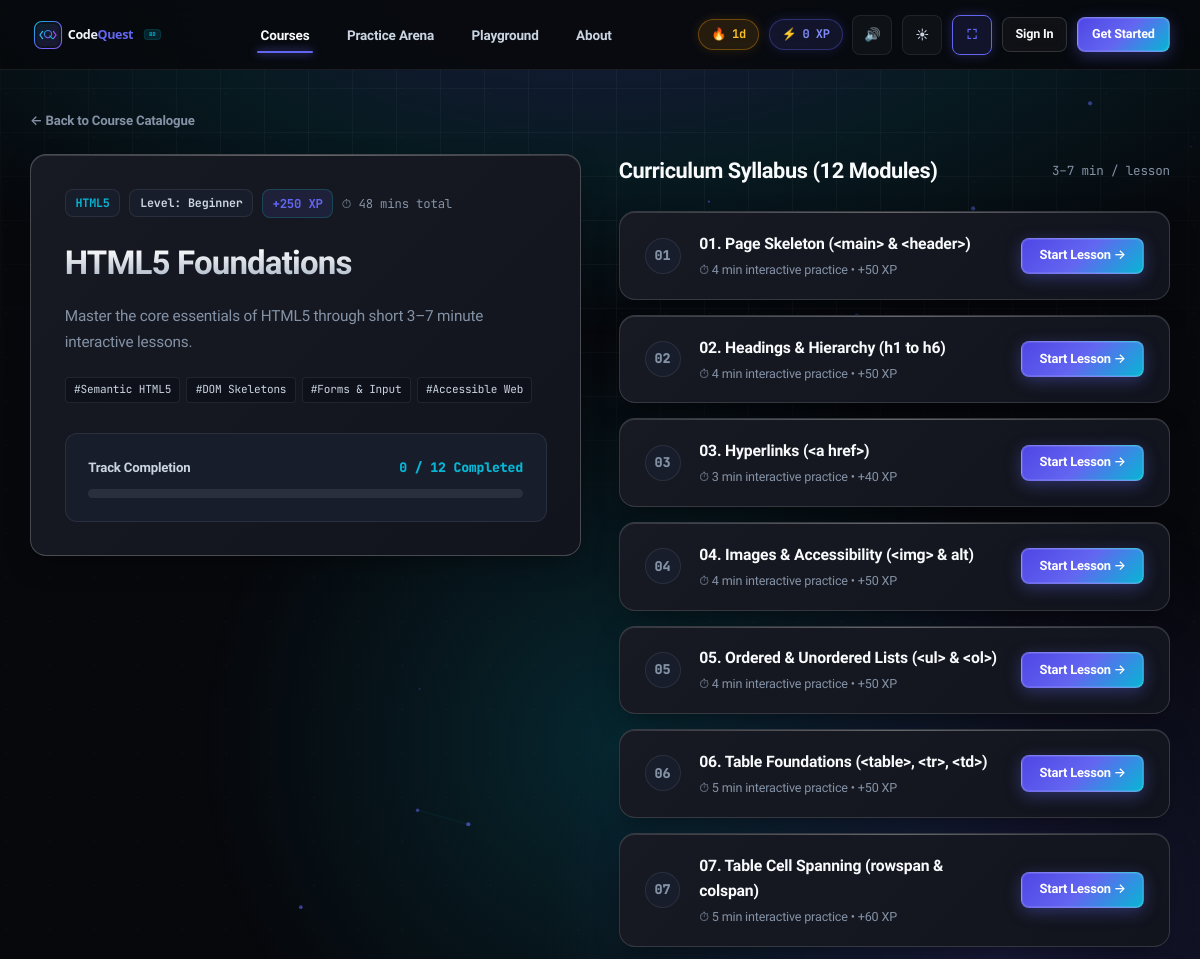
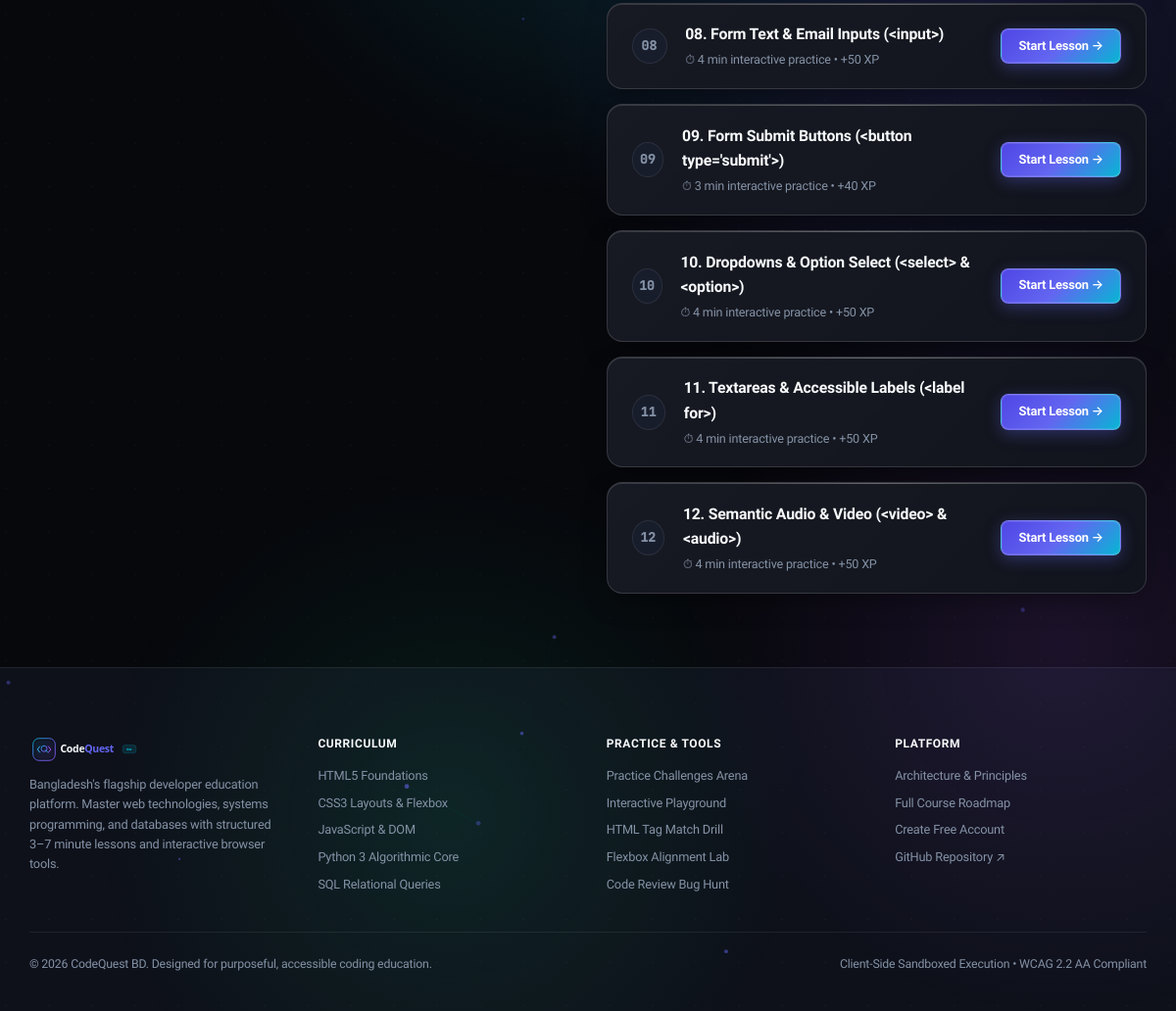
The page /courses/html-core/ on the database its author committed (2 pictures, top to bottom).
### learn/models.py (models this page shows, shortened)
class Course(models.Model):
    language = models.ForeignKey(Language, on_delete=models.CASCADE, related_name="courses")
    title = models.CharField(max_length=160)
    slug = models.SlugField(max_length=160, unique=True)
    description = models.TextField()
    level = models.CharField(max_length=40, default="Beginner")
    order = models.PositiveIntegerField(default=0)
    xp_reward = models.PositiveIntegerField(default=200)
    class Meta:
        ordering = ["order", "id"]
    @property
    def total_minutes(self):
        mins = sum(l.est_minutes for l in self.lessons.all())
        return mins if mins > 0 else 30
    @property
    def tags_list(self):
        tag_map = {
            "html-core": ["Semantic HTML5", "DOM Skeletons", "Forms & Input", "Accessible Web"],
            "css-core": ["Box Model", "Flexbox Pond", "CSS Grid", "Responsive Layouts"],
            "javascript-core": ["DOM Reactivity", "Event Listeners", "Async / Await", "ES6+ Modules"],
            "python-core": ["Algorithmic Logic", "Comprehensions", "OOP & Dictionaries", "Data Pipelines"],
            "sql-core": ["Relational Schemas", "JOIN Algorithms", "Aggregates & Filters", "Query Tuning"],
            "c-lang-stubs": ["Memory & Pointers", "Format Strings", "Structs & Arrays", "Deterministic AST"],
            "c-core": ["Memory & Pointers", "Format Strings", "Structs & Arrays", "Deterministic AST"],
            "java-stubs": ["OOP Hierarchy", "Static Typing", "JVM Memory Model", "Exception Guard"],
            "php-stubs": ["Server Request API", "CRUD Operations", "Header Routing", "Database Bridges"],
            "bash-stubs": ["Linux Pipeline", "Regex & Grep", "Stream Redirection", "Shell Automation"],
        }
        return tag_map.get(self.slug, ["Core Fundamentals", "Syntax Fluency", "Hands-on Labs", "Verified Certificate"])

class Language(models.Model):
    name = models.CharField(max_length=80, unique=True)
    slug = models.SlugField(max_length=80, unique=True)
    short_code = models.CharField(max_length=16, default="CODE")
    category = models.CharField(max_length=80, default="Core Foundations")
    summary = models.CharField(max_length=240)
    icon_svg = models.TextField(blank=True, default="")
    order = models.PositiveIntegerField(default=0)
    is_active = models.BooleanField(default=True)
    class Meta:
        ordering = ["order", "name"]

class Lesson(models.Model):
    EXECUTION_TYPES = [
        ("IFRAME", "HTML/CSS/JS Live Preview (Sandboxed iframe)"),
        ("PYODIDE", "Python 3 Client-Side WASM (Pyodide)"),
        ("SQL", "SQL Browser Database (sql.js WASM)"),
        ("PREDICT", "Predict the Output (C, Java, PHP, Bash)"),
        ("QUIZ", "Fill-the-Blank & Multiple Choice"),
    ]
    course = models.ForeignKey(Course, on_delete=models.CASCADE, related_name="lessons")
    title = models.CharField(max_length=200)
    slug = models.SlugField(max_length=200)
    order = models.PositiveIntegerField(default=1)
    est_minutes = models.PositiveIntegerField(default=5, help_text="Bite-sized duration (3-7 min)")
    xp = models.PositiveIntegerField(default=50)
    execution_type = models.CharField(max_length=20, choices=EXECUTION_TYPES, default="IFRAME")
    body_md = models.TextField(help_text="Short markdown explanation (max ~150 words + diagram/example)")
    diagram_svg = models.TextField(blank=True, default="", help_text="Optional clean inline SVG diagram")
    task_prompt = models.TextField(help_text="Clear single task description")
    starter_code = models.TextField(help_text="Initial code placed in editor")
    solution = models.TextField(help_text="Working solution code")
    tests_json = models.JSONField(
        default=list,
        blank=True,
        help_text="List of test checks: [{'id': 'c1', 'desc': 'Has <h1> tag', 'type': 'dom_exists', 'query': 'h1'}]"
    )
    hints_json = models.JSONField(
        default=list,
        blank=True,
        help_text="Hint ladder: ['Hint 1: Check your syntax', 'Hint 2: Use display: flex']"
    )
    class Meta:
        ordering = ["course__order", "order", "id"]
        unique_together = ("course", "slug")

### learn/views.py (the view)
# urls.py: path("courses/<slug:course_slug>/", views.course_detail, name="course_detail"),
def course_detail(request, course_slug):
    course = get_object_or_404(Course.objects.select_related("language").prefetch_related("lessons"), slug=course_slug)
    lessons = list(course.lessons.all())
    completed_ids = set()
    if request.user.is_authenticated:
        completed_ids = set(
            request.user.progress.filter(lesson__course=course, status="COMPLETED").values_list("lesson_id", flat=True)
        )
    return render(
        request,
        "learn/course_detail.html",
        {
            "course": course,
            "lessons": lessons,
            "completed_ids": completed_ids,
        },
    )

### learn/context_processors.py (called while the page is built, shortened)
def global_stats(request):
    xp = 0
    streak = 1
    completed_ids = []
    return {
        "ADMIN_URL": getattr(settings, "ADMIN_URL", "hidden-core-cms"),
        "user_xp": xp,
        "user_streak": streak,
        "completed_lesson_ids": completed_ids,
        "nav_languages": Language.objects.filter(is_active=True).prefetch_related("courses")[:6],
    }

### templates/learn/course_detail.html (shortened to what this page needs)
{% extends "base.html" %}
{% block content %}
<div class="shell shell-wide" style="padding-top: 2.5rem; padding-bottom: 5rem;">
  <nav aria-label="Breadcrumb" style="margin-bottom: 1.5rem;">
    <a href="{% url 'catalogue' %}" style="font-size: 0.88rem; color: var(--text-muted); text-decoration: none; display: inline-flex; align-items: center; gap: 0.4rem; font-weight: 600;">
      &larr; Back to Course Catalogue
    </a>
  </nav>
  <div style="display: grid; grid-template-columns: repeat(auto-fit, minmax(360px, 1fr)); gap: 2.5rem; align-items: start;">
    <div class="cq-card" style="padding: 2.25rem; border: 1px solid var(--border-strong); position: sticky; top: 90px;">
      <div style="display: flex; flex-wrap: wrap; gap: 0.6rem; align-items: center; margin-bottom: 1.25rem;">
        <span style="font-size: 0.78rem; font-family: var(--font-mono); font-weight: 700; background: var(--bg-panel); border: 1px solid var(--border-subtle); padding: 0.25rem 0.65rem; border-radius: var(--radius-sm); color: var(--accent-secondary);">
          {{ course.language.name }}
        </span>
        <span style="font-size: 0.78rem; font-family: var(--font-mono); font-weight: 700; background: var(--bg-panel); border: 1px solid var(--border-subtle); padding: 0.25rem 0.65rem; border-radius: var(--radius-sm); color: var(--text-secondary);">
          Level: {{ course.level }}
        </span>
        <span style="font-size: 0.82rem; color: var(--accent); font-family: var(--font-mono); font-weight: 700; background: var(--accent-subtle); padding: 0.25rem 0.6rem; border-radius: var(--radius-sm); border: 1px solid rgba(20, 184, 166, 0.25);">
          +{{ course.xp_reward }} XP
        </span>
        <span style="font-size: 0.82rem; color: var(--text-muted); font-family: var(--font-mono);">
          ⏱ {{ course.total_minutes }} mins total
        </span>
      </div>
      <h1 style="font-size: 2.2rem; font-weight: 800; color: var(--text-primary); letter-spacing: -0.025em; margin-bottom: 1rem;" class="headline-gradient">
        {{ course.title }}
      </h1>
      <p style="font-size: 1.02rem; color: var(--text-muted); line-height: 1.65; margin-bottom: 1.5rem;">
        {{ course.description }}
      </p>
      <div style="display: flex; flex-wrap: wrap; gap: 0.4rem; margin-bottom: 2rem;">
        {% for tag in course.tags_list %}
        <span style="font-size: 0.74rem; font-family: var(--font-mono); background: var(--bg-surface); border: 1px solid var(--border-subtle); padding: 0.2rem 0.55rem; border-radius: 4px; color: var(--text-secondary);">
          #{{ tag }}
        </span>
        {% endfor %}
      </div>
      <div style="background: var(--bg-panel); padding: 1.5rem; border-radius: var(--radius-md); border: 1px solid var(--border-subtle);">
        <div style="display: flex; align-items: center; justify-content: space-between; font-size: 0.88rem; margin-bottom: 0.75rem;">
          <span style="color: var(--text-secondary); font-weight: 700;">Track Completion</span>
          <span style="font-family: var(--font-mono); color: var(--accent-secondary); font-weight: 800;">
            {{ completed_ids|length }} / {{ lessons|length }} Completed
          </span>
        </div>
        <div class="progress-bar-bg">
        </div>
      </div>
    </div>
    <div>
      <div style="display: flex; justify-content: space-between; align-items: center; margin-bottom: 1.5rem;">
        <h2 style="font-size: 1.45rem; font-weight: 800; color: var(--text-primary); letter-spacing: -0.02em; margin: 0;">
          Curriculum Syllabus ({{ lessons|length }} Modules)
        </h2>
        <span style="font-size: 0.84rem; color: var(--text-muted); font-family: var(--font-mono);">
          3–7 min / lesson
        </span>
      </div>
      <div style="display: flex; flex-direction: column; gap: 1rem;">
        {% for lesson in lessons %}
        <div class="cq-card cq-card-interactive" style="padding: 1.25rem 1.65rem; display: flex; flex-direction: row; align-items: center; justify-content: space-between; gap: 1rem;">
          <div style="display: flex; align-items: center; gap: 1.25rem;">
            <div style="font-family: var(--font-mono); font-size: 0.9rem; font-weight: 800; width: 36px; height: 36px; border-radius: 50%; display: flex; align-items: center; justify-content: center; background: {% if lesson.id in completed_ids %}var(--success-subtle){% else %}var(--bg-panel){% endif %}; color: {% if lesson.id in completed_ids %}var(--success){% else %}var(--text-muted){% endif %}; border: 1px solid {% if lesson.id in completed_ids %}rgba(16, 185, 129, 0.35){% else %}var(--border-subtle){% endif %};">
              {% if lesson.id in completed_ids %}
                ✓
              {% else %}
                {{ forloop.counter|stringformat:"02d" }}
              {% endif %}
            </div>
            <div>
              <h3 style="font-size: 1.05rem; font-weight: 700; color: var(--text-primary); margin-bottom: 0.25rem;">
                <a href="{% url 'lesson_detail' course.slug lesson.slug %}" style="color: inherit; text-decoration: none;">
                  {{ lesson.title }}
                </a>
              </h3>
              <div style="font-size: 0.84rem; color: var(--text-muted);">
                ⏱ {{ lesson.est_minutes }} min interactive practice &bull; +{{ lesson.xp }} XP
              </div>
            </div>
          </div>
          <div>
            {% if lesson.id in completed_ids %}
              <a href="{% url 'lesson_detail' course.slug lesson.slug %}" class="btn btn-ghost" style="padding: 0.45rem 1rem; font-size: 0.84rem; color: var(--success); border-color: rgba(16, 185, 129, 0.35);">
                Review &rarr;
              </a>
            {% else %}
              <a href="{% url 'lesson_detail' course.slug lesson.slug %}" class="btn btn-primary" style="padding: 0.45rem 1.15rem; font-size: 0.86rem;">
                Start Lesson &rarr;
              </a>
            {% endif %}
          </div>
        </div>
        {% empty %}
        <div style="text-align: center; padding: 3rem; color: var(--text-muted); background: var(--bg-surface); border-radius: var(--radius-md); border: 1px solid var(--border-subtle);">
          No lessons currently configured for this track.
        </div>
        {% endfor %}
      </div>
    </div>
  </div>
</div>
{% endblock %}

### rows shown on the page
Course: language.name "HTML5", level "Beginner", xp_reward "250", total_minutes "48", title "HTML5 Foundations", description "Master the core essentials of HTML5 through short 3–7 minute interactive lessons."
Lesson: title "01. Page Skeleton (<main> & <header>)", est_minutes "4", xp "50", shows "Start Lesson →"
Lesson: title "02. Headings & Hierarchy (h1 to h6)", est_minutes "4", xp "50", shows "Start Lesson →"
Lesson: title "03. Hyperlinks (<a href>)", est_minutes "3", xp "40", shows "Start Lesson →"
Lesson: title "04. Images & Accessibility (<img> & alt)", est_minutes "4", xp "50", shows "Start Lesson →"
Lesson: title "05. Ordered & Unordered Lists (<ul> & <ol>)", est_minutes "4", xp "50", shows "Start Lesson →"
Lesson: title "06. Table Foundations (<table>, <tr>, <td>)", est_minutes "5", xp "50", shows "Start Lesson →"
Lesson: title "07. Table Cell Spanning (rowspan & colspan)", est_minutes "5", xp "60", shows "Start Lesson →"
Lesson: title "08. Form Text & Email Inputs (<input>)", est_minutes "4", xp "50", shows "Start Lesson →"
Lesson: title "09. Form Submit Buttons (<button type='submit'>)", est_minutes "3", xp "40", shows "Start Lesson →"
Lesson: title "10. Dropdowns & Option Select (<select> & <option>)", est_minutes "4", xp "50", shows "Start Lesson →"
Lesson: title "11. Textareas & Accessible Labels (<label for>)", est_minutes "4", xp "50", shows "Start Lesson →"
Lesson: title "12. Semantic Audio & Video (<video> & <audio>)", est_minutes "4", xp "50", shows "Start Lesson →"

### other values the page prints
{{ user_streak }} "1"
{{ user_xp }} "0"
{{ tag }} "Semantic HTML5" "DOM Skeletons" "Forms & Input" "Accessible Web"
{{ completed_ids|length }} "0"
{{ lessons|length }} "12"
